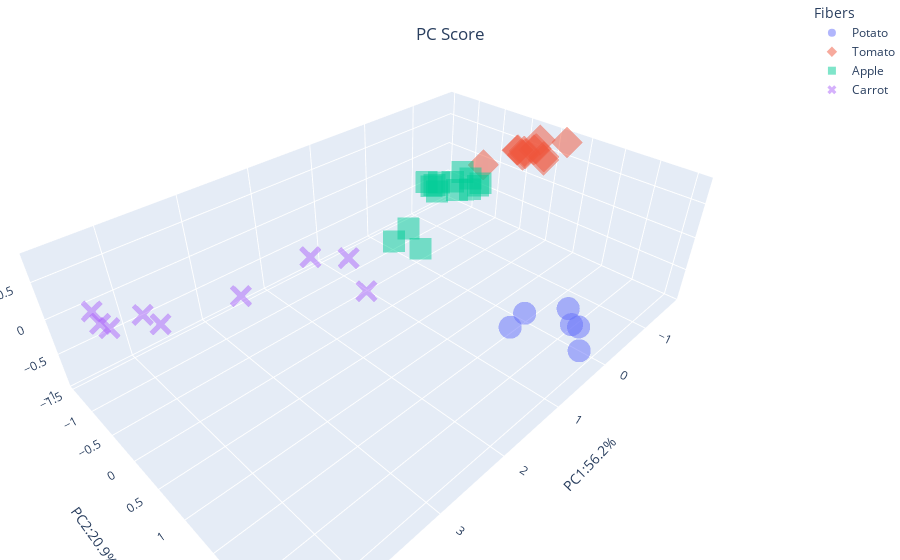

This figure's notebook cell:
### Code cell
# 3D scatter plot
fig = px.scatter_3d(df_scores, x='PC1', y='PC2', z='PC3',
                    color='Fibers',
                    symbol='Fibers',
                    opacity=0.5
)
#tight layout
fig.update_layout(
                  title={
                    'text': 'PC Score',
                    'x': 0.5,
                    'xanchor':'center',
                    'y': 0.95,
                    'yanchor':'top'},
  margin=dict(l=0, r=0, b=0, t=0),
  scene=dict(
  xaxis_title= 'PC1:56.2%',
  yaxis_title='PC2:20.9%',
  zaxis_title='PC3:18.6%')
)
fig.show()

### Figure 1 — Plotly figure (JSON) as saved in the notebook; plotly's stock layout.template omitted (floating-point values rounded to 4 significant figures)
{"data": [{"hovertemplate": "Fibers=Potato<br>PC1=%{x}<br>PC2=%{y}<br>PC3=%{z}<extra></extra>", "legendgroup": "Potato", "marker": {"color": "#636efa", "opacity": 0.5, "symbol": "circle"}, "mode": "markers", "name": "Potato", "scene": "scene", "showlegend": true, "type": "scatter3d", "x": [0.3794, 0.7284, 0.3162, 0.5082, 0.353, 0.2062], "y": [1.695, 1.737, 2.229, 2.559, 2.325, 2.347], "z": [-0.5381, -0.5344, -0.2075, -0.5352, -0.3717, -0.479]}, {"hovertemplate": "Fibers=Tomato<br>PC1=%{x}<br>PC2=%{y}<br>PC3=%{z}<extra></extra>", "legendgroup": "Tomato", "marker": {"color": "#EF553B", "opacity": 0.5, "symbol": "diamond"}, "mode": "markers", "name": "Tomato", "scene": "scene", "showlegend": true, "type": "scatter3d", "x": [-1.6, -1.565, -1.574, -1.334, -1.236, -1.424, -1.596, -1.477, -1.434, -1.55, -1.669, -1.684], "y": [0.07895, -0.002682, 0.2778, 0.279, -0.3447, 0.5522, -0.01064, 0.2062, 0.4489, 0.4678, 0.2539, 0.7252], "z": [0.4085, 0.4691, 0.5613, 0.619, 0.23, 0.5444, 0.4621, 0.5095, 0.807, 0.5244, 0.5403, 0.7782]}, {"hovertemplate": "Fibers=Apple<br>PC1=%{x}<br>PC2=%{y}<br>PC3=%{z}<extra></extra>", "legendgroup": "Apple", "marker": {"color": "#00cc96", "opacity": 0.5, "symbol": "square"}, "mode": "markers", "name": "Apple", "scene": "scene", "showlegend": true, "type": "scatter3d", "x": [-0.2555, -0.03484, 0.3767, -1.087, -1.177, -1.018, -1.14, -1.054, -1.161, -1.318, -1.083, -1.202, -1.293, -1.237, -1.205], "y": [-0.6692, -0.7176, -0.607, -1.071, -1.248, -1.048, -0.4864, -0.6704, -0.3155, -0.8029, -1.224, -1.441, -0.6129, -0.4149, -0.8923], "z": [-0.9479, -0.5181, -0.5085, -0.2692, -0.4109, -0.395, -0.1932, -0.2428, -0.03557, -0.07454, -0.3899, -0.4373, -0.1115, -0.1414, -0.234]}, {"hovertemplate": "Fibers=Carrot<br>PC1=%{x}<br>PC2=%{y}<br>PC3=%{z}<extra></extra>", "legendgroup": "Carrot", "marker": {"color": "#ab63fa", "opacity": 0.5, "symbol": "x"}, "mode": "markers", "name": "Carrot", "scene": "scene", "showlegend": true, "type": "scatter3d", "x": [3.014, 3.998, 4.08, 4.561, 4.563, 4.584, 1.34, 1.528, 1.872], "y": [-0.4297, -0.4168, -0.6207, -0.5886, -0.1961, -0.3612, -0.1453, -0.2534, -0.5905], "z": [-0.007079, 0.1488, 0.2054, 0.5332, 0.5525, 0.5214, -0.6567, -0.09695, -0.07902]}], "layout": {"legend": {"title": {"text": "Fibers"}, "tracegroupgap": 0}, "margin": {"b": 0, "l": 0, "r": 0, "t": 0}, "scene": {"domain": {"x": [0, 1], "y": [0, 1]}, "xaxis": {"title": {"text": "PC1:56.2%"}}, "yaxis": {"title": {"text": "PC2:20.9%"}}, "zaxis": {"title": {"text": "PC3:18.6%"}}}, "title": {"text": "PC Score", "x": 0.5, "xanchor": "center", "y": 0.95, "yanchor": "top"}}}
